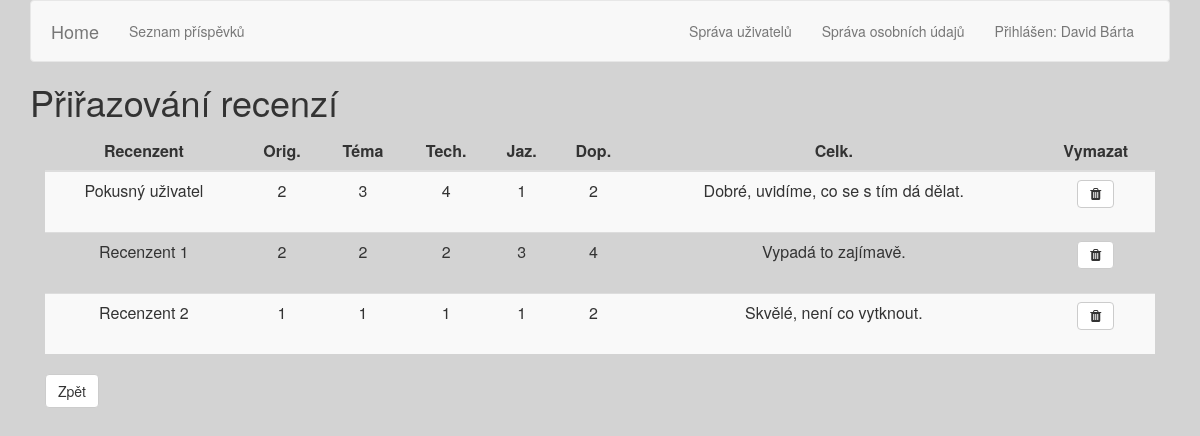
/index.php?page=11&prispevek=1 (signed in), run on the app's committed database.
### tables this page shows
CREATE TABLE IF NOT EXISTS `posudek` (
    `id_posudek`               INT NOT NULL AUTO_INCREMENT,
    `autor`                    VARCHAR(100) NOT NULL,
    `originalita`              INTEGER NOT NULL,
    `tema`                     INTEGER NOT NULL,
    `technicka_kvalita`        INTEGER NOT NULL,
    `jazykova_kvalita`         INTEGER NOT NULL,
    `doporuceni`               INTEGER NOT NULL,
    `poznamky`                 VARCHAR(300) NOT NULL,
    `id_prispevek`   INTEGER NOT NULL,
    PRIMARY KEY (`id_posudek`),
    INDEX `fk_posudek_prispevek_idx` (`id_prispevek` ASC),
    CONSTRAINT `fk_posudek_prispevek`
      FOREIGN KEY (`id_prispevek`)
      REFERENCES `prispevek` (`id_prispevek`)
      ON DELETE NO ACTION
      ON UPDATE NO ACTION);

### settings.inc.php (called while the page is built, shortened)
<?php
    $db_server = "localhost";
    $db_name = "db1_web";
    $db_user = "root";
    $db_pass = "";
?>

### database.class.php (called while the page is built, shortened)
<?php
include_once("settings.inc.php");
class Database {
    private $db;
    public function __construct(){
        global $db_server, $db_name, $db_user, $db_pass;
        $this->db = new PDO("mysql:host=$db_server;dbname=$db_name", $db_user, $db_pass);
        $this->db->setAttribute(PDO::ATTR_ERRMODE, PDO::ERRMODE_EXCEPTION);
        $this->db->query("SET NAMES utf8");
    }
    private function executeQuery($dotaz){
        $res = $this->db->query($dotaz);
        if (!$res) {
            $error = $this->db->errorInfo();
            echo $error[2];
            return null;
        } else {
            return $res;
        }
    }
    public function posudkyPrispevku($prispevekID) {
        $q = "SELECT * FROM posudek
                WHERE posudek.id_prispevek=$prispevekID";
        $res = $this->executeQuery($q);
        if($res != null && count($res)>0){
            return $res;
        } else {
            return null;
        }
    }
    public function isUserLogged(){
        return isset($_SESSION["user"]);
    }
}
?>

### index.php (called while the page is built)
<?php
include("settings.inc.php");
if(isset($_GET["page"]) && $_GET["page"]>=0 && $_GET["page"]<count($web_pages)){
    $pageId = $_GET["page"];
} else {
    $pageId = 0;
}
include($web_pages[$pageId].$web_pagesExtension);
?>

### posudek-admin.php (the view, shortened to what this page needs)
<?php
    $title = "Přiřazování recenzí";
    include("zaklad.php");
    $PDOObj = head($title);
?>
<?php
    if(!$PDOObj->isUserLogged()) {
?>
    <b>Tato strána je dostupná pouze přihlášeným uživatelům.</b>
<?php
    } else {
        $aktualniPrispevek = $_GET["prispevek"];
        $vsechnyPosudky = $PDOObj->posudkyPrispevku($aktualniPrispevek);
?>
    <div class="col-md-8 col-lg-12">
        <table class="table table-striped">
            <thead>
                <tr><th>Recenzent</th><th>Orig.</th><th>Téma</th><th>Tech.</th><th>Jaz.</th><th>Dop.</th><th>Celk.</th><th>Vymazat</th></tr>
            </thead>
            <tbody>
                <?php
                    if($vsechnyPosudky != null) {
                        foreach($vsechnyPosudky as $p) {
                            echo "<tr>
                            <td>$p[autor]</td>
                            <td>$p[originalita]</td>
                            <td>$p[tema]</td>
                            <td>$p[technicka_kvalita]</td>
                            <td>$p[jazykova_kvalita]</td>
                            <td>$p[doporuceni]</td>
                            <td>$p[poznamky]</td>
                            <td>
                                <form action='' method='POST'>
                                    <input type='hidden' name='posudek-id' value='$p[id_posudek]'>
                                    <button class='btn btn-default' type='submit' name='potvrzeni'><i class='fa fa-trash' aria-hidden='true'></i></button>
                                </form>
                            </td>
                            </tr>";
                        }
                    }
                ?>
            </tbody>
        </table>
        <a class="btn btn-default" href="index.php?page=10">Zpět</a>
    </div>
<?php
    }
?>

### css/styles.css (style rules this page uses)
body { background-color: lightgray; }
.table { text-align: center; }
th { text-align: center; }

### data on the page
posudek: autor "Pokusný uživatel", originalita "2", tema "3", technicka_kvalita "4", jazykova_kvalita "1", doporuceni "2", poznamky "Dobré, uvidíme, co se s tím dá dělat."
posudek: autor "Recenzent 1", originalita "2", tema "2", technicka_kvalita "2", jazykova_kvalita "3", doporuceni "4", poznamky "Vypadá to zajímavě."
posudek: autor "Recenzent 2", originalita "1", tema "1", technicka_kvalita "1", jazykova_kvalita "1", doporuceni "2", poznamky "Skvělé, není co vytknout."

### other printed values
$_SESSION["user"]["jmeno"] "David Bárta"
$title "Přiřazování recenzí"
